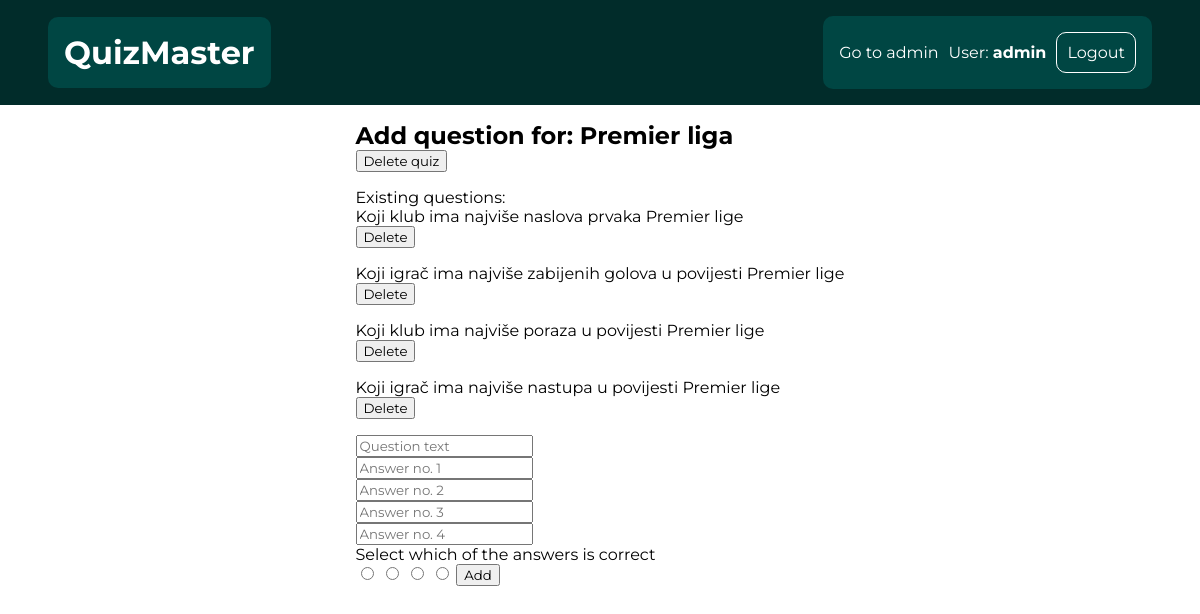
/quiz/2/edit/ (signed in), run on the app's committed database.
### quiz/models.py (models this page shows, shortened)
class Quiz(models.Model):
    quiz_name = models.CharField(max_length=200)
    pub_date = models.DateTimeField("date published", auto_now_add=True)
    author = models.ForeignKey(User, on_delete=models.CASCADE)

class Question(models.Model):
    question_text = models.CharField(max_length=200)
    quiz = models.ForeignKey(Quiz, on_delete=models.CASCADE)

### quiz/views.py (the view)
# urls.py: path('<int:quiz_id>/edit/', views.edit_quiz, name="edit_quiz"),
def edit_quiz(request, quiz_id):
    quiz = get_object_or_404(Quiz, pk=quiz_id)
    context = {
        "quiz": quiz,
        "range": range(1, 5)
    }
    return render(request, 'quiz/edit_quiz.html', context)

### quiz/templates/quiz/edit_quiz.html (shortened to what this page needs)
{% extends "quiz/base.html" %}
{% block content %}
{% if request.user.is_authenticated %}
<div>
    <h2>Add question for: {{ quiz.quiz_name }}</h2>
    {% if request.user == quiz.author %}
        <form method="post" action="{% url 'quiz:delete_quiz' quiz.id %}">
            <button type="submit">Delete quiz</button>
        </form>
    {% endif %}
    <p>Existing questions: </p>
    {% for question in quiz.question_set.all %}
        <p>{{ question.question_text }}</p>
        {% if request.user == quiz.author %}
            <form method="post" action="{% url 'quiz:delete_question' question.id %}">
                <button type="submit">Delete</button>
            </form>
        {% endif %}
    {% endfor %}
    <form method="post" action="{% url 'quiz:create_question' quiz.id %}">
        <input type="text" name="title" placeholder="Question text">
        {% for i in range %}
            <div>
                <input type="text" name="answer_{{i}}" placeholder="Answer no. {{i}}" required>
            </div>
        {% endfor %}
        <p>Select which of the answers is correct</p>
        {% for i in range %}
            <input type="radio" name="radio_button" value="radio_answer_{{i}}" required>
        {% endfor %}
        <button type="submit">Add</button>
    </form>
</div>
{% else %}
    <p>You have to be logged in to create a quiz</p>
{% endif %}
{% endblock content %}

### quiz/templates/quiz/base.html (shortened to what this page needs)
{% load static %}
<html>
    <head>
        <link rel="stylesheet" href="{% static 'quiz/css/base.css' %}">
        <link rel="stylesheet" href="{% static 'quiz/css/home.css' %}">
        <link rel="stylesheet" href="{% static 'registration/css/registration.css' %}">
    </head>
    <body>
        <header class="header">
            <div class="header-brand">
                <h1>
                    <a href="/" class="home-link">QuizMaster</a>
                </h1>
            </div>
            <nav class="header-nav">
                {% if request.user.is_superuser %}
                    <a class="admin-link" href="/admin">Go to admin</a>
                {% endif %}
                {% if request.user.is_authenticated %}
                    <p class="nav-username">User:
                        <span class="user-span">{{ request.user.username }}</span>
                    </p>
                    <form method="post" action="{% url 'logout' %}" class="logout-form">
                        <button type="submit">Logout</button>
                    </form>
                {% endif %}
            </nav>
        </header>
        <div class="main-content">
            {% block content %}
            {% endblock %}
        </div>
    </body>
</html>

### quiz/static/quiz/css/base.css (style rules this page uses)
body, html { margin: 0; padding: 0; height: 100%; font-family: 'Montserrat', sans-serif; background: white; }
button, input { font-family: 'Montserrat', sans-serif; }
p, h1, h2, h3, h4, h5, h6 { margin: 0; padding: 0; }
a { text-decoration: none; }
.header { display: flex; flex-basis: 100%; justify-content: space-between; align-items: center; padding: 1em 3em; background-color: #012C2A; }
.header-brand { color: white; background-color: #004643; border-radius: 10px; padding: 1em; }
.home-link { color: white; }
.header-nav { display: flex; align-items: center; background-color: #004643; border-radius: 10px; padding: 1em; color: white; }
.nav-username { margin-right: 10px; }
.user-span { font-weight: bold; }
.logout-form { display: flex; align-items: center; margin-block-end: 0; }
.logout-form button { border: 1px solid white; border-radius: 10px; padding: 10px; background: transparent; color: white; font-size: 16px; cursor: pointer; }
.admin-link { margin-right: 10px; color: white; }
.main-content { display: flex; justify-content: center; align-items: center; flex-wrap: wrap; padding: 1em; }

### data on the page
Quiz: quiz_name "Premier liga"
Question: question_text "Koji klub ima najviše naslova prvaka Premier lige"
Question: question_text "Koji igrač ima najviše zabijenih golova u povijesti Premier lige"
Question: question_text "Koji klub ima najviše poraza u povijesti Premier lige"
Question: question_text "Koji igrač ima najviše nastupa u povijesti Premier lige"

### other printed values
{{ request.user.username }} "admin"
